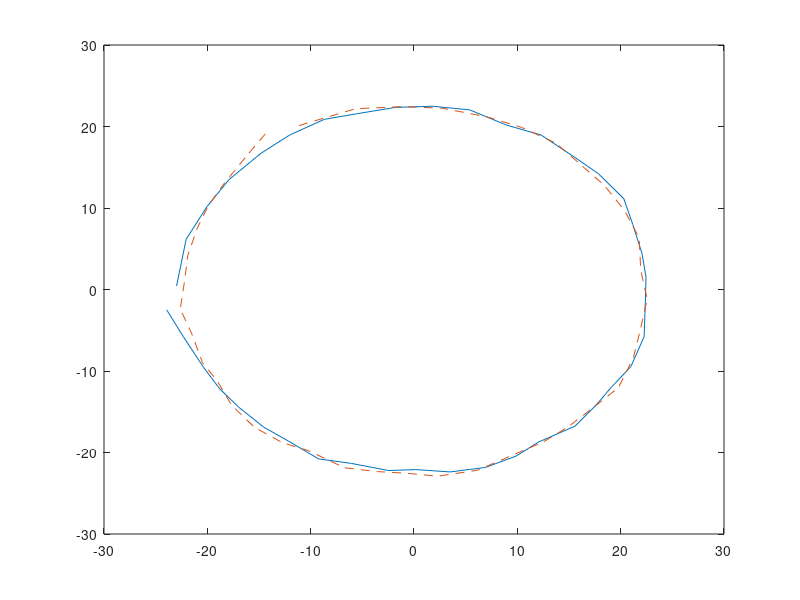

This figure's MATLAB source:
clear
a = load("40_dots.txt")

average_a = 0;
average_b = 0;

x = a(:,2)
y = a(:,3)

for i = 1:length(a(:,1))
  average_a = average_a + x(i)
  average_b = average_b + y(i)
end

average_a = average_a/length(x)
average_b = average_b/length(x)

plot(x,y)
hold on;
plot(average_a, average_b, "+")  
hold on;


%------------------------------------------------


a_ideal_circle = 22.0696
b_ideal_circle = 8.5345 
R_ideal_circle = 22.5548  
plot(a_ideal_circle, b_ideal_circle, "*");
hold on;

a = a_ideal_circle
b = b_ideal_circle
R = R_ideal_circle

for i = 1:length(x)
  x_ideal_circle(i) = cos(2*pi/(length(x)-1) * i)*R + a;
  y_ideal_circle(i) = sin(2*pi/(length(x)-1) * i)*R + b;
end

plot(x_ideal_circle, y_ideal_circle)
hold off;

x = x - a
y = y - b
plot(x,y)
hold on;

phi = pi/3
rotation_matrix = [cos(phi), -sin(phi); sin(phi), cos(phi)]

for i = 1:length(x)   
  dot_matrix = [x(i),y(i)]
  result_matrix = dot_matrix*rotation_matrix;
  x(i) = result_matrix(1);
  y(i) = result_matrix(2);
end

plot(x,y,'----')



%--------------------- util functions
function [gradQ] = gradQ(Q, f, f0)
  numeratorQ = 2*(f/f0 - f0/f);
  denominatorQ = Q^2*(f/f0 - f0/f)^2 + 1;
  gradQ = -(numeratorQ/denominatorQ);
endfunction

function [gradF] = gradF(Q, f, f0)
  numeratorF = 2*Q*(f0/f^2 - 1/f0);
  denominatorF = Q^2*(f/f0 - f0/f)^2 + 1;
  gradF = -(numeratorF/denominatorF);
endfunction

function[x_circle, y_circle] = update_circle(x_circle, y_circle, N, R, f0) 
  for i = 1: N
    alpha = phi - 2*atan(Q*(f/f0(i) - f0(i)/f));
    x_circle(i) = R*cos(alpha) + A;
    y_circle(i) = R*sin(alpha) + B;
  end
endfunction

function [x1] = x1(R, Q, f, f0)
  x1 = R*cos(2*atan(Q*(f/f0 - f0/f)))
endfunction

function [y1] = y1(R, Q, f, f0)
  y1 = R*sin(2*atan(Q*(f/f0 - f0/f)))
endfunction


%---------------------------------------










